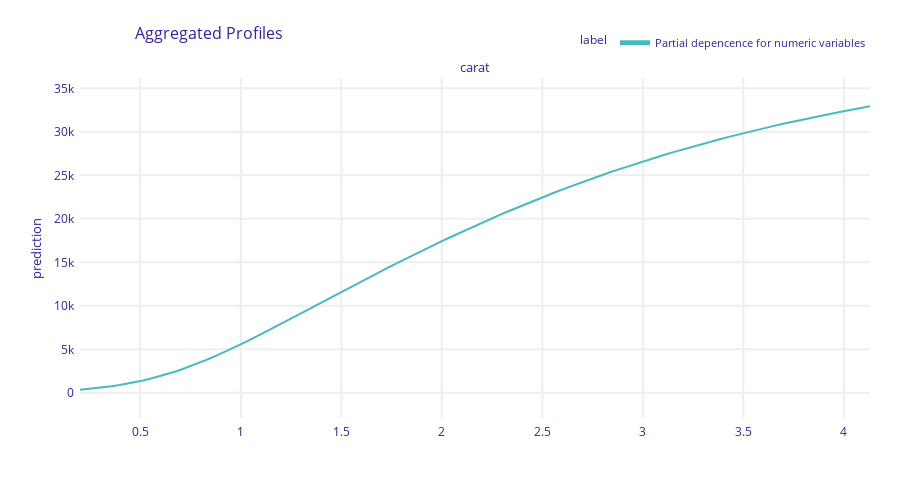
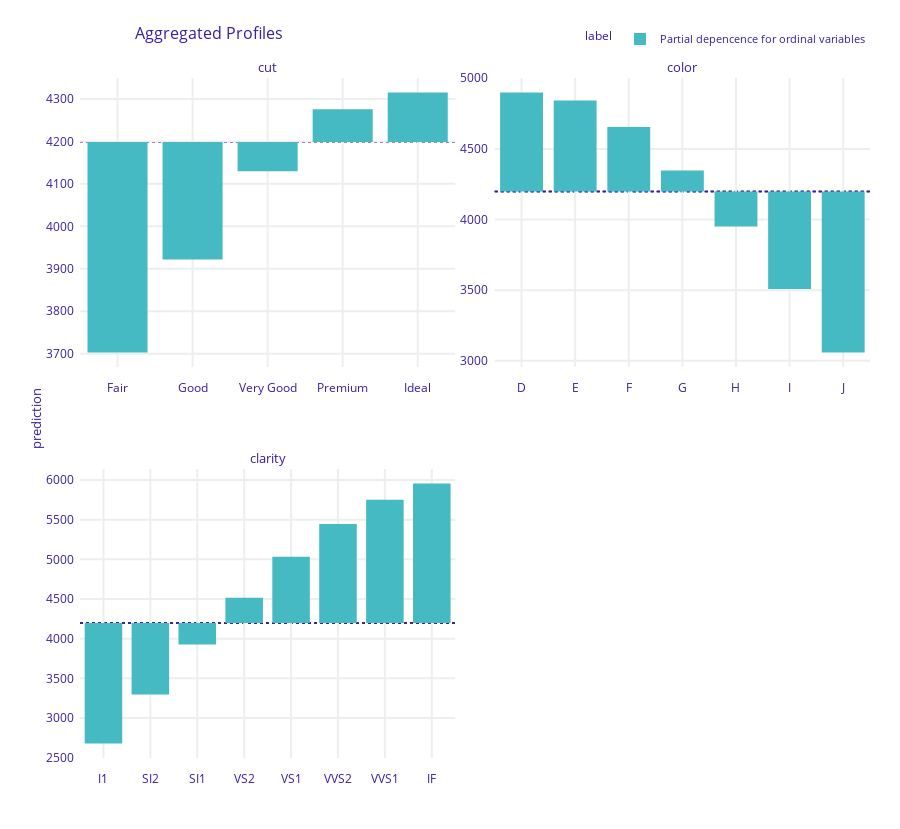

Source (notebook cell) for these figures, in order:
### Code cell
pdp_num = exp.model_profile(
    variables=["carat"], label="Partial depencence for numeric variables", verbose=False
)
pdp_num.plot()

pdp_ord = exp.model_profile(
    variable_type="categorical",
    variable_splits=dict(zip(ord_features, ord_levels)),
    label="Partial depencence for ordinal variables",
    verbose=False,
)
pdp_ord.plot(facet_scales="free")

### Figure 1 — Plotly figure (JSON) as saved in the notebook; plotly's stock layout.template omitted (floating-point values rounded to 4 significant figures; data arrays with more than 128 entries replaced by an {"elided": "..."} marker saying what was removed)
{"data": [{"customdata": {"elided": "101x3 mixed values"}, "hovertemplate": "<b>%{hovertext}</b><br><br>prediction=%{y:.3f}<br>mean_prediction=%{customdata[0]:.3f}<extra></extra>", "hovertext": ["Partial depencence for numeric variables", "Partial depencence for numeric variables", "Partial depencence for numeric variables", "Partial depencence for numeric variables", "Partial depencence for numeric variables", "Partial depencence for numeric variables", "Partial depencence for numeric variables", "Partial depencence for numeric variables", "Partial depencence for numeric variables", "Partial depencence for numeric variables", "Partial depencence for numeric variables", "Partial depencence for numeric variables", "Partial depencence for numeric variables", "Partial depencence for numeric variables", "Partial depencence for numeric variables", "Partial depencence for numeric variables", "Partial depencence for numeric variables", "Partial depencence for numeric variables", "Partial depencence for numeric variables", "Partial depencence for numeric variables", "Partial depencence for numeric variables", "Partial depencence for numeric variables", "Partial depencence for numeric variables", "Partial depencence for numeric variables", "Partial depencence for numeric variables", "Partial depencence for numeric variables", "Partial depencence for numeric variables", "Partial depencence for numeric variables", "Partial depencence for numeric variables", "Partial depencence for numeric variables", "Partial depencence for numeric variables", "Partial depencence for numeric variables", "Partial depencence for numeric variables", "Partial depencence for numeric variables", "Partial depencence for numeric variables", "Partial depencence for numeric variables", "Partial depencence for numeric variables", "Partial depencence for numeric variables", "Partial depencence for numeric variables", "Partial depencence for numeric variables", "Partial depencence for numeric variables", "Partial depencence for numeric variables", "Partial depencence for numeric variables", "Partial depencence for numeric variables", "Partial depencence for numeric variables", "Partial depencence for numeric variables", "Partial depencence for numeric variables", "Partial depencence for numeric variables", "Partial depencence for numeric variables", "Partial depencence for numeric variables", "Partial depencence for numeric variables", "Partial depencence for numeric variables", "Partial depencence for numeric variables", "Partial depencence for numeric variables", "Partial depencence for numeric variables", "Partial depencence for numeric variables", "Partial depencence for numeric variables", "Partial depencence for numeric variables", "Partial depencence for numeric variables", "Partial depencence for numeric variables", "Partial depencence for numeric variables", "Partial depencence for numeric variables", "Partial depencence for numeric variables", "Partial depencence for numeric variables", "Partial depencence for numeric variables", "Partial depencence for numeric variables", "Partial depencence for numeric variables", "Partial depencence for numeric variables", "Partial depencence for numeric variables", "Partial depencence for numeric variables", "Partial depencence for numeric variables", "Partial depencence for numeric variables", "Partial depencence for numeric variables", "Partial depencence for numeric variables", "Partial depencence for numeric variables", "Partial depencence for numeric variables", "Partial depencence for numeric variables", "Partial depencence for numeric variables", "Partial depencence for numeric variables", "Partial depencence for numeric variables", "Partial depencence for numeric variables", "Partial depencence for numeric variables", "Partial depencence for numeric variables", "Partial depencence for numeric variables", "Partial depencence for numeric variables", "Partial depencence for numeric variables", "Partial depencence for numeric variables", "Partial depencence for numeric variables", "Partial depencence for numeric variables", "Partial depencence for numeric variables", "Partial depencence for numeric variables", "Partial depencence for numeric variables", "Partial depencence for numeric variables", "Partial depencence for numeric variables", "Partial depencence for numeric variables", "Partial depencence for numeric variables", "Partial depencence for numeric variables", "Partial depencence for numeric variables", "Partial depencence for numeric variables", "Partial depencence for numeric variables", "Partial depencence for numeric variables"], "legendgroup": "Partial depencence for numeric variables", "line": {"color": "#46bac2", "dash": "solid", "width": 2}, "marker": {"symbol": "circle"}, "mode": "lines", "name": "Partial depencence for numeric variables", "opacity": 1, "orientation": "v", "showlegend": true, "type": "scatter", "x": [0.2, 0.2393, 0.2786, 0.3179, 0.3572, 0.3965, 0.4358, 0.4751, 0.5144, 0.5537, 0.593, 0.6323, 0.6716, 0.7109, 0.7502, 0.7895, 0.8288, 0.8681, 0.9074, 0.9467, 0.986, 1.025, 1.065, 1.104, 1.143, 1.182, 1.222, 1.261, 1.3, 1.34, 1.379, 1.418, 1.458, 1.497, 1.536, 1.575, 1.615, 1.654, 1.693, 1.733, 1.772, 1.811, 1.851, 1.89, 1.929, 1.968, 2.008, 2.047, 2.086, 2.126, 2.165, 2.204, 2.244, 2.283, 2.322, 2.361, 2.401, 2.44, 2.479, 2.519, 2.558, 2.597, 2.637, 2.676, 2.715, 2.754, 2.794, 2.833, 2.872, 2.912, 2.951, 2.99, 3.03, 3.069, 3.108, 3.147, 3.187, 3.226, 3.265, 3.305, 3.344, 3.383, 3.423, 3.462, 3.501, 3.54, 3.58, 3.619, 3.658, 3.698, 3.737, 3.776, 3.816, 3.855, 3.894, 3.933, 3.973, 4.012, 4.051, 4.091, 4.13], "xaxis": "x", "y": [367.1, 442.7, 531.6, 635.0, 754.7, 891.9, 1048.0, 1225.0, 1422.0, 1641.0, 1883.0, 2147.0, 2433.0, 2742.0, 3071.0, 3420.0, 3789.0, 4175.0, 4577.0, 4993.0, 5422.0, 5863.0, 6313.0, 6772.0, 7238.0, 7709.0, 8184.0, 8663.0, 9144.0, 9626.0, 10110.0, 10590.0, 11070.0, 11550.0, 12030.0, 12510.0, 12980.0, 13450.0, 13920.0, 14390.0, 14850.0, 15300.0, 15750.0, 16200.0, 16640.0, 17080.0, 17520.0, 17940.0, 18370.0, 18780.0, 19200.0, 19600.0, 20000.0, 20400.0, 20790.0, 21170.0, 21550.0, 21920.0, 22290.0, 22650.0, 23000.0, 23350.0, 23700.0, 24030.0, 24360.0, 24690.0, 25010.0, 25320.0, 25630.0, 25930.0, 26230.0, 26520.0, 26810.0, 27090.0, 27370.0, 27640.0, 27900.0, 28160.0, 28420.0, 28670.0, 28910.0, 29150.0, 29390.0, 29620.0, 29850.0, 30070.0, 30290.0, 30500.0, 30710.0, 30920.0, 31120.0, 31320.0, 31510.0, 31700.0, 31890.0, 32070.0, 32250.0, 32420.0, 32590.0, 32760.0, 32930.0], "yaxis": "y"}], "layout": {"annotations": [{"font": {"size": 13}, "showarrow": false, "text": "carat", "x": 0.5, "xanchor": "center", "xref": "paper", "y": 1, "yanchor": "bottom", "yref": "paper"}, {"font": {"size": 13}, "showarrow": false, "text": "prediction", "textangle": -90, "x": -0.07, "xref": "paper", "y": 0.5, "yref": "paper"}], "font": {"color": "#371ea3"}, "height": 489, "hovermode": "x unified", "legend": {"font": {"size": 11}, "itemsizing": "constant", "orientation": "h", "title": {"font": {"size": 12}, "text": "label"}, "tracegroupgap": 0, "x": 1, "xanchor": "right", "y": 1.061, "yanchor": "bottom"}, "margin": {"b": 71, "r": 30, "t": 78}, "title": {"font": {"size": 16}, "text": "Aggregated Profiles", "x": 0.15}, "xaxis": {"anchor": "y", "automargin": true, "domain": [0, 1], "fixedrange": true, "gridwidth": 2, "showticklabels": true, "tickcolor": "white", "ticklen": 3, "ticks": "outside", "title": {"text": ""}, "type": "linear", "zeroline": false}, "yaxis": {"anchor": "x", "automargin": true, "domain": [0, 1], "fixedrange": true, "gridwidth": 2, "range": [-2889.0, 36190.0], "tickcolor": "white", "ticklen": 3, "ticks": "outside", "title": {"text": ""}, "type": "linear", "zeroline": false}}}

### Figure 2 — Plotly figure (JSON) as saved in the notebook; plotly's stock layout.template omitted (floating-point values rounded to 4 significant figures)
{"data": [{"alignmentgroup": "True", "base": [4198.0, 4198.0, 4198.0, 4198.0, 4198.0], "customdata": [[3703.0, "Partial depencence for ordinal variables", "cut"], [3922.0, "Partial depencence for ordinal variables", "cut"], [4130.0, "Partial depencence for ordinal variables", "cut"], [4276.0, "Partial depencence for ordinal variables", "cut"], [4315.0, "Partial depencence for ordinal variables", "cut"]], "hovertemplate": "<b>%{hovertext}</b><br><br>mean_prediction=%{base:.3f}<br>prediction=%{customdata[0]:.3f}<extra></extra>", "hovertext": ["Partial depencence for ordinal variables", "Partial depencence for ordinal variables", "Partial depencence for ordinal variables", "Partial depencence for ordinal variables", "Partial depencence for ordinal variables"], "legendgroup": "Partial depencence for ordinal variables", "marker": {"color": "#46bac2", "pattern": {"shape": ""}}, "name": "Partial depencence for ordinal variables", "offsetgroup": "Partial depencence for ordinal variables", "orientation": "v", "showlegend": true, "textposition": "auto", "type": "bar", "x": ["Fair", "Good", "Very Good", "Premium", "Ideal"], "xaxis": "x3", "y": [-495.8, -276.3, -68.44, 77.51, 116.9], "yaxis": "y3"}, {"alignmentgroup": "True", "base": [4198.0, 4198.0, 4198.0, 4198.0, 4198.0, 4198.0, 4198.0], "customdata": [[4900.0, "Partial depencence for ordinal variables", "color"], [4842.0, "Partial depencence for ordinal variables", "color"], [4655.0, "Partial depencence for ordinal variables", "color"], [4348.0, "Partial depencence for ordinal variables", "color"], [3951.0, "Partial depencence for ordinal variables", "color"], [3508.0, "Partial depencence for ordinal variables", "color"], [3059.0, "Partial depencence for ordinal variables", "color"]], "hovertemplate": "<b>%{hovertext}</b><br><br>mean_prediction=%{base:.3f}<br>prediction=%{customdata[0]:.3f}<extra></extra>", "hovertext": ["Partial depencence for ordinal variables", "Partial depencence for ordinal variables", "Partial depencence for ordinal variables", "Partial depencence for ordinal variables", "Partial depencence for ordinal variables", "Partial depencence for ordinal variables", "Partial depencence for ordinal variables"], "legendgroup": "Partial depencence for ordinal variables", "marker": {"color": "#46bac2", "pattern": {"shape": ""}}, "name": "Partial depencence for ordinal variables", "offsetgroup": "Partial depencence for ordinal variables", "orientation": "v", "showlegend": false, "textposition": "auto", "type": "bar", "x": ["D", "E", "F", "G", "H", "I", "J"], "xaxis": "x4", "y": [701.2, 643.8, 456.7, 149.1, -247.5, -690.6, -1140.0], "yaxis": "y4"}, {"alignmentgroup": "True", "base": [4198.0, 4198.0, 4198.0, 4198.0, 4198.0, 4198.0, 4198.0, 4198.0], "customdata": [[2678.0, "Partial depencence for ordinal variables", "clarity"], [3298.0, "Partial depencence for ordinal variables", "clarity"], [3925.0, "Partial depencence for ordinal variables", "clarity"], [4516.0, "Partial depencence for ordinal variables", "clarity"], [5032.0, "Partial depencence for ordinal variables", "clarity"], [5447.0, "Partial depencence for ordinal variables", "clarity"], [5752.0, "Partial depencence for ordinal variables", "clarity"], [5957.0, "Partial depencence for ordinal variables", "clarity"]], "hovertemplate": "<b>%{hovertext}</b><br><br>mean_prediction=%{base:.3f}<br>prediction=%{customdata[0]:.3f}<extra></extra>", "hovertext": ["Partial depencence for ordinal variables", "Partial depencence for ordinal variables", "Partial depencence for ordinal variables", "Partial depencence for ordinal variables", "Partial depencence for ordinal variables", "Partial depencence for ordinal variables", "Partial depencence for ordinal variables", "Partial depencence for ordinal variables"], "legendgroup": "Partial depencence for ordinal variables", "marker": {"color": "#46bac2", "pattern": {"shape": ""}}, "name": "Partial depencence for ordinal variables", "offsetgroup": "Partial depencence for ordinal variables", "orientation": "v", "showlegend": false, "textposition": "auto", "type": "bar", "x": ["I1", "SI2", "SI1", "VS2", "VS1", "VVS2", "VVS1", "IF"], "xaxis": "x", "y": [-1521.0, -900.8, -273.3, 318.0, 834.0, 1249.0, 1554.0, 1759.0], "yaxis": "y"}], "layout": {"annotations": [{"font": {"size": 13}, "showarrow": false, "text": "clarity", "x": 0.2375, "xanchor": "center", "xref": "paper", "y": 0.425, "yanchor": "bottom", "yref": "paper"}, {"font": {"size": 13}, "showarrow": false, "text": "cut", "x": 0.2375, "xanchor": "center", "xref": "paper", "y": 1, "yanchor": "bottom", "yref": "paper"}, {"font": {"size": 13}, "showarrow": false, "text": "color", "x": 0.7625, "xanchor": "center", "xref": "paper", "y": 1, "yanchor": "bottom", "yref": "paper"}, {"font": {"size": 13}, "showarrow": false, "text": "prediction", "textangle": -90, "x": -0.07, "xref": "paper", "y": 0.5, "yref": "paper"}], "barmode": "group", "font": {"color": "#371ea3"}, "height": 829, "hovermode": "x unified", "legend": {"font": {"size": 11}, "itemsizing": "constant", "orientation": "h", "title": {"font": {"size": 12}, "text": "label"}, "tracegroupgap": 0, "x": 1, "xanchor": "right", "y": 1.036, "yanchor": "bottom"}, "margin": {"b": 71, "r": 30, "t": 78}, "shapes": [{"layer": "below", "line": {"color": "#371ea3", "dash": "dot", "width": 1.5}, "type": "line", "x0": 0, "x1": 1, "xref": "x domain", "y0": 4198.0, "y1": 4198.0, "yref": "y"}, {"layer": "below", "line": {"color": "#371ea3", "dash": "dot", "width": 1.5}, "type": "line", "x0": 0, "x1": 1, "xref": "x3 domain", "y0": 4198.0, "y1": 4198.0, "yref": "y3"}, {"layer": "below", "line": {"color": "#371ea3", "dash": "dot", "width": 1.5}, "type": "line", "x0": 0, "x1": 1, "xref": "x4 domain", "y0": 4198.0, "y1": 4198.0, "yref": "y4"}, {"layer": "below", "line": {"color": "#371ea3", "dash": "dot", "width": 1.5}, "type": "line", "x0": 0, "x1": 1, "xref": "x domain", "y0": 4198.0, "y1": 4198.0, "yref": "y"}, {"layer": "below", "line": {"color": "#371ea3", "dash": "dot", "width": 1.5}, "type": "line", "x0": 0, "x1": 1, "xref": "x3 domain", "y0": 4198.0, "y1": 4198.0, "yref": "y3"}, {"layer": "below", "line": {"color": "#371ea3", "dash": "dot", "width": 1.5}, "type": "line", "x0": 0, "x1": 1, "xref": "x4 domain", "y0": 4198.0, "y1": 4198.0, "yref": "y4"}, {"layer": "below", "line": {"color": "#371ea3", "dash": "dot", "width": 1.5}, "type": "line", "x0": 0, "x1": 1, "xref": "x domain", "y0": 4198.0, "y1": 4198.0, "yref": "y"}, {"layer": "below", "line": {"color": "#371ea3", "dash": "dot", "width": 1.5}, "type": "line", "x0": 0, "x1": 1, "xref": "x3 domain", "y0": 4198.0, "y1": 4198.0, "yref": "y3"}, {"layer": "below", "line": {"color": "#371ea3", "dash": "dot", "width": 1.5}, "type": "line", "x0": 0, "x1": 1, "xref": "x4 domain", "y0": 4198.0, "y1": 4198.0, "yref": "y4"}], "title": {"font": {"size": 16}, "text": "Aggregated Profiles", "x": 0.15}, "xaxis": {"anchor": "y", "automargin": true, "domain": [0, 0.475], "fixedrange": true, "gridwidth": 2, "showticklabels": true, "tickcolor": "white", "ticklen": 10, "ticks": "outside", "title": {"text": ""}, "type": "category"}, "xaxis2": {"anchor": "y2", "automargin": true, "domain": [0.525, 1], "fixedrange": true, "gridwidth": 2, "showticklabels": true, "tickcolor": "white", "ticklen": 10, "ticks": "outside", "title": {"text": ""}, "type": "category"}, "xaxis3": {"anchor": "y3", "automargin": true, "domain": [0, 0.475], "fixedrange": true, "gridwidth": 2, "showticklabels": true, "tickcolor": "white", "ticklen": 10, "ticks": "outside", "title": {"text": ""}, "type": "category"}, "xaxis4": {"anchor": "y4", "automargin": true, "domain": [0.525, 1], "fixedrange": true, "gridwidth": 2, "showticklabels": true, "tickcolor": "white", "ticklen": 10, "ticks": "outside", "title": {"text": ""}, "type": "category"}, "yaxis": {"anchor": "x", "automargin": true, "domain": [0, 0.425], "fixedrange": true, "gridwidth": 2, "showticklabels": true, "tickcolor": "white", "ticklen": 3, "ticks": "outside", "title": {"text": ""}, "type": "linear", "zeroline": false}, "yaxis2": {"anchor": "x2", "automargin": true, "domain": [0, 0.425], "fixedrange": true, "gridwidth": 2, "showticklabels": true, "tickcolor": "white", "ticklen": 3, "ticks": "outside", "title": {"text": ""}, "type": "linear", "zeroline": false}, "yaxis3": {"anchor": "x3", "automargin": true, "domain": [0.575, 1], "fixedrange": true, "gridwidth": 2, "showticklabels": true, "tickcolor": "white", "ticklen": 3, "ticks": "outside", "title": {"text": ""}, "type": "linear", "zeroline": false}, "yaxis4": {"anchor": "x4", "automargin": true, "domain": [0.575, 1], "fixedrange": true, "gridwidth": 2, "showticklabels": true, "tickcolor": "white", "ticklen": 3, "ticks": "outside", "title": {"text": ""}, "type": "linear", "zeroline": false}}}
